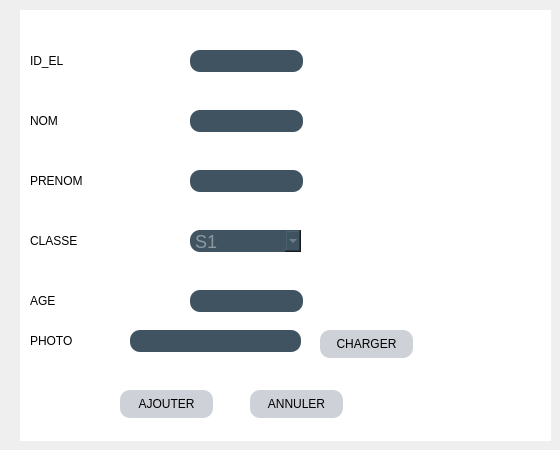
      <widget class="QWidget" name="tab_3">
       <attribute name="title">
        <string>ajouter</string>
       </attribute>
       <widget class="QFrame" name="frame">
        <property name="geometry">
         <rect>
          <x>20</x>
          <y>10</y>
          <width>531</width>
          <height>431</height>
         </rect>
        </property>
        <property name="styleSheet">
         <string notr="true">*{
	
background:rgb(255,255,255);
front-size:15px;
front-family:Century Gothic ,sans-serif; 
}
QFrame{
border:solid 10px rgba(0,0,0);
background-image:url(:/image/304994104_495330762596530_1836534426898481832_n.jpg)
}
QLineEdit{
color:#8d98a1;
background-color:#405361;
font-size:18px;
border-style:outset;
border-radius:10px;
}
QPushButton{
background:#ced1d8;
border-style:outset;
border-radius:10px;
}
QComboBox{
color:#8d98a1;
background-color:#405361;
font-size:18px;
border-style:outset;
border-radius:10px;
}</string>
        </property>
        <property name="frameShape">
         <enum>QFrame::StyledPanel</enum>
        </property>
        <property name="frameShadow">
         <enum>QFrame::Raised</enum>
        </property>
        <widget class="QPushButton" name="pushButton">
         <property name="geometry">
          <rect>
           <x>100</x>
           <y>380</y>
           <width>93</width>
           <height>28</height>
          </rect>
         </property>
         <property name="text">
          <string>AJOUTER</string>
         </property>
        </widget>
        <widget class="QLineEdit" name="lineEdit">
         <property name="geometry">
          <rect>
           <x>170</x>
           <y>40</y>
           <width>113</width>
           <height>22</height>
          </rect>
         </property>
        </widget>
        <widget class="QLabel" name="label">
         <property name="geometry">
          <rect>
           <x>10</x>
           <y>40</y>
           <width>111</width>
           <height>21</height>
          </rect>
         </property>
         <property name="text">
          <string>ID_EL</string>
         </property>
        </widget>
        <widget class="QLabel" name="label_2">
         <property name="geometry">
          <rect>
           <x>10</x>
           <y>100</y>
           <width>111</width>
           <height>21</height>
          </rect>
         </property>
         <property name="text">
          <string>NOM</string>
         </property>
        </widget>
        <widget class="QLineEdit" name="lineEdit_2">
         <property name="geometry">
          <rect>
           <x>170</x>
           <y>100</y>
           <width>113</width>
           <height>22</height>
          </rect>
         </property>
        </widget>
        <widget class="QLineEdit" name="lineEdit_3">
         <property name="geometry">
          <rect>
           <x>170</x>
           <y>160</y>
           <width>113</width>
           <height>22</height>
          </rect>
         </property>
        </widget>
        <widget class="QLabel" name="label_3">
         <property name="geometry">
          <rect>
           <x>10</x>
           <y>160</y>
           <width>111</width>
           <height>21</height>
          </rect>
         </property>
         <property name="text">
          <string>PRENOM</string>
         </property>
        </widget>
        <widget class="QLabel" name="label_4">
         <property name="geometry">
          <rect>
           <x>10</x>
           <y>220</y>
           <width>111</width>
           <height>21</height>
          </rect>
         </property>
         <property name="text">
          <string>CLASSE</string>
         </property>
        </widget>
        <widget class="QLineEdit" name="lineEdit_5">
         <property name="geometry">
          <rect>
           <x>170</x>
           <y>280</y>
           <width>113</width>
           <height>22</height>
          </rect>
         </property>
        </widget>
        <widget class="QLabel" name="label_5">
         <property name="geometry">
          <rect>
           <x>10</x>
           <y>280</y>
           <width>111</width>
           <height>21</height>
          </rect>
         </property>
         <property name="text">
          <string>AGE</string>
         </property>
        </widget>
        <widget class="QComboBox" name="comboBox">
         <property name="geometry">
          <rect>
           <x>170</x>
           <y>220</y>
           <width>111</width>
           <height>22</height>
          </rect>
         </property>
         <property name="styleSheet">
          <string notr="true">QComboBox{
color:#8d98a1;
background-color:#405361;
font-size:18px;
border-style:outset;
border-radius:10px;
}</string>
         </property>
         <item>
          <property name="text">
           <string>S1</string>
          </property>
         </item>
         <item>
          <property name="text">
           <string>S2</string>
          </property>
         </item>
         <item>
          <property name="text">
           <string>S3</string>
          </property>
         </item>
        </widget>
        <widget class="QPushButton" name="pushButton_5">
         <property name="geometry">
          <rect>
           <x>230</x>
           <y>380</y>
           <width>93</width>
           <height>28</height>
          </rect>
         </property>
         <property name="text">
          <string>ANNULER</string>
         </property>
        </widget>
        <widget class="QLabel" name="label_12">
         <property name="geometry">
          <rect>
           <x>10</x>
           <y>320</y>
           <width>111</width>
           <height>21</height>
          </rect>
         </property>
         <property name="text">
          <string>PHOTO</string>
         </property>
        </widget>
        <widget class="QLineEdit" name="lineEdit_10">
         <property name="geometry">
          <rect>
           <x>110</x>
           <y>320</y>
           <width>171</width>
           <height>22</height>
          </rect>
         </property>
        </widget>
        <widget class="QPushButton" name="pushButton_12">
         <property name="geometry">
          <rect>
           <x>300</x>
           <y>320</y>
           <width>93</width>
           <height>28</height>
          </rect>
         </property>
         <property name="text">
          <string>CHARGER</string>
         </property>
        </widget>
        <zorder>pushButton</zorder>
        <zorder>lineEdit</zorder>
        <zorder>label</zorder>
        <zorder>label_2</zorder>
        <zorder>lineEdit_2</zorder>
        <zorder>lineEdit_3</zorder>
        <zorder>label_3</zorder>
        <zorder>label_4</zorder>
        <zorder>lineEdit_5</zorder>
        <zorder>label_5</zorder>
        <zorder>pushButton_5</zorder>
        <zorder>comboBox</zorder>
        <zorder>label_12</zorder>
        <zorder>lineEdit_10</zorder>
        <zorder>pushButton_12</zorder>
       </widget>
      </widget>
